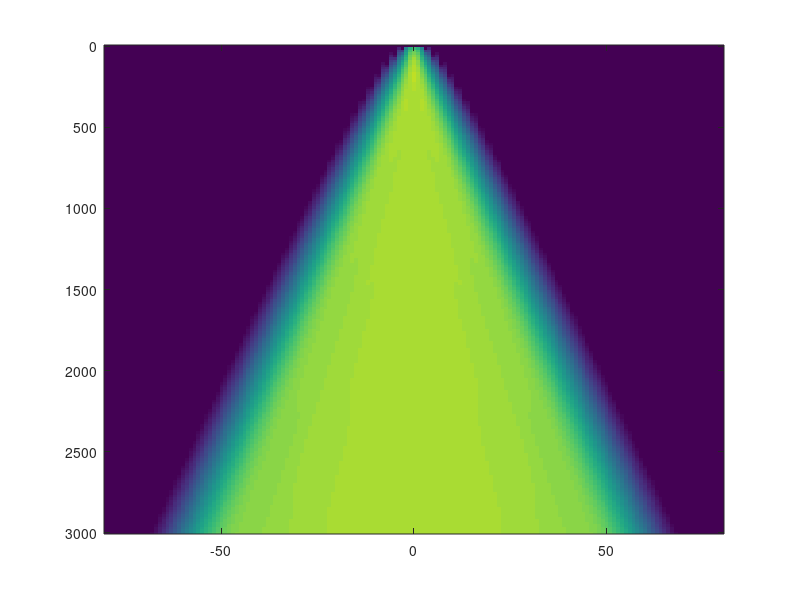

Write MATLAB code to recreate this figure. (Note: this script raises an error after producing the figure.)
%%%%%%%%%%%%%%%%%%%%%%%%%%%%%%%%%%%%%%%%%%%%%%%%%%%%%%%%%%%%%%%%%%%%%%%%%%%
% This work is supplementary material for the book                        %
%                                                                         %
% Jens Ahrens, Analytic Methods of Sound Field Synthesis, Springer-Verlag %
% Berlin Heidelberg, 2012, http://dx.doi.org/10.1007/978-3-642-25743-8    %
%                                                                         %
% It has been downloaded from http://soundfieldsynthesis.org and is       %
% licensed under a Creative Commons Attribution-NonCommercial-ShareAlike  %
% 3.0 Unported License. Please cite the book appropriately if you use     %
% these materials in your own work.                                       %
%                                                                         %
% (c) 2012 by Jens Ahrens                                                 %
%%%%%%%%%%%%%%%%%%%%%%%%%%%%%%%%%%%%%%%%%%%%%%%%%%%%%%%%%%%%%%%%%%%%%%%%%%%

% Note: For convenience, this script evaluates Eq.(4.28) numerically.

clear all;

M        = 80;
theta_pw = pi/2;
R        = 1.5;
y_ref    = .75;

% number of secondary sources (integration points), is chosen high enough 
% to avoid considerable spectral repetitions in the region of interest
L        = 400; 
c        = 343;

% set up 2D grid
f       = linspace( 0, 3000, 200 ).';
K       = (2*pi*f)./c;
Alpha_0 = (2*pi)/L .* ( 0 : L-1 );
[ alpha_0, k ] = meshgrid( Alpha_0, K );
x_0     = R * cos( alpha_0 );
y_0     = R * sin( alpha_0 );

% Eq.(4.31)
D = sqrt( 8*pi .* k .* y_ref / i ) .*  cos( theta_pw - alpha_0  ) .* exp(-i .* k .* cos( theta_pw - alpha_0 ) ) ;

% window w( alpha_0 )
D( find( alpha_0 / pi < 1 ) ) = 0;                          
D( find( alpha_0 / pi > 2 ) ) = 0;

% initialize D_ring_mS
D_ring_mS = zeros( length(f), 2*M+1 );

% this loop evaluates Eq.(4.28)
for m = -M : M
    D_ring_mS( :, m+M+1 ) = sum( D .* exp( -i .* m .* alpha_0 ), 2 );
end

% from Eq.(4.19)
D_ring_mS = D_ring_mS / L;

% avoid log of 0
D_ring_mS( D_ring_mS == 0 ) = 5*eps;

figure;

imagesc( -M : M, f, 20*log10( abs( D_ring_mS ) ), [ -30 10 ] );
turn_imagesc;
colormap gray; 
revert_colormap;
colorbar;
axis square;
xlabel( 'm'      );
ylabel( 'f (Hz)' );
graph_defaults;


